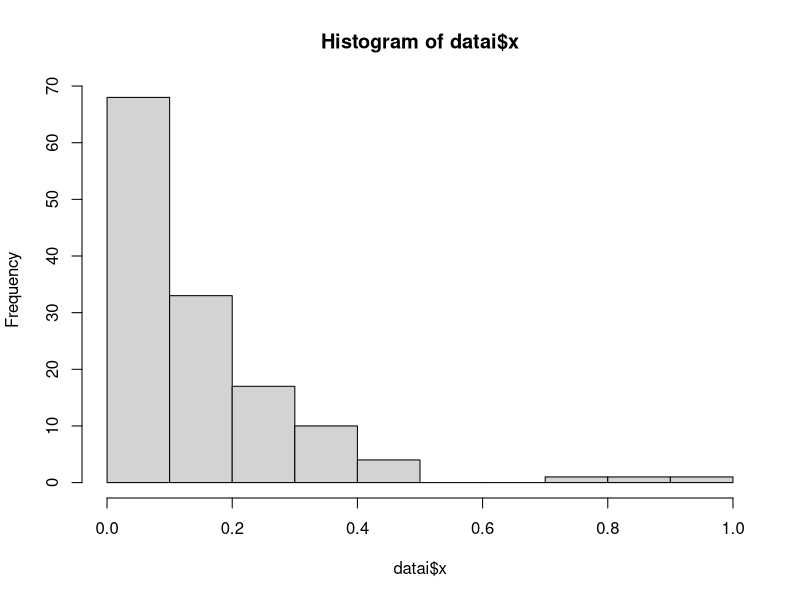

The R source for this figure:
## ---- chunk 1
datai <- read.csv(file="A2_dataseti.csv", header=TRUE)

hist(datai$x)
data = sort(datai$x)
n = length(data)
l_est = 1/mean(data)
l_est

discrepancy = function(data){
  # data = dataset
  n = length(data)
  
  F_u = c(1:n)/n
  F_l = F_u - 1/n
  Fu_diff = abs(pexp(data, l_est) - F_u)
  Fl_diff = abs(pexp(data, l_est) - F_l)
  
  diff = c(Fu_diff, Fl_diff)
  return (max(diff))
}

d = discrepancy(data)
d

KS = function(d, n, m, l) {
  # d = discrepancy
  # n = sample size
  # m = number of iterations
  # l = lambda
  ddots = NULL
  
  F_u = c(1:n)/n
  F_l = F_u - 1/n
  
  for(i in 1:m){
    newdata = sort(rexp(n,l))
    new_l = 1/mean(newdata)
    F = pexp(newdata, new_l)
    U = abs(F_u-F)
    L = abs(F_l-F)
    ddot = max(U, L)
    ddots = c(ddots, ddot)
  }
  
  # p-value
  p = length(ddots[ddots > d])/m
  return(p)
}

p = KS(d, n, 10000, l_est)
p
